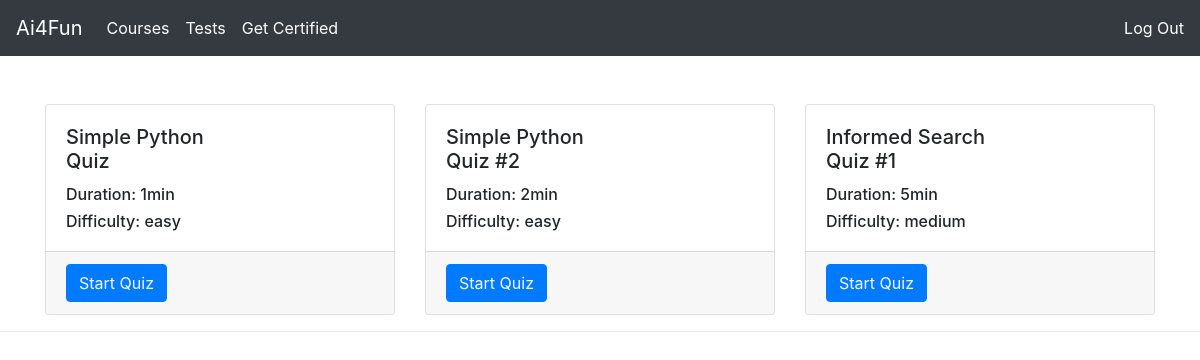
Page /tests on the earlier database version.
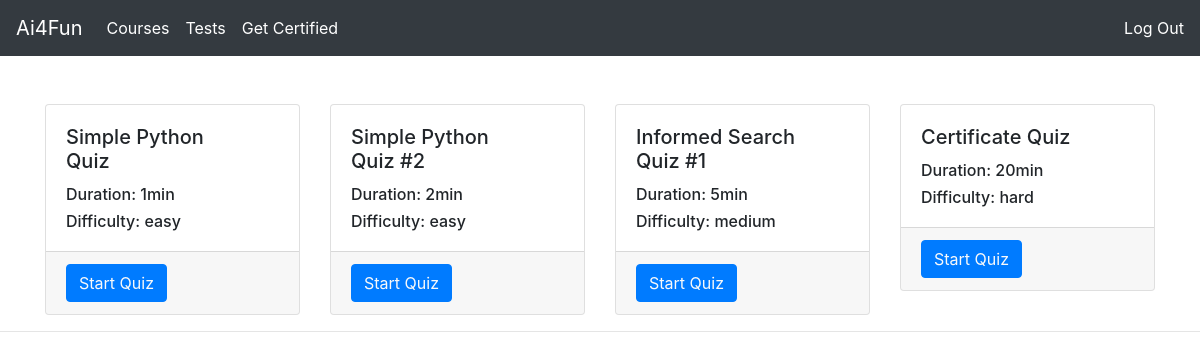
Same page on the later database version.
### quiz_module/models.py (models this page shows, shortened)
class Quiz(models.Model):
    name = models.CharField(max_length=120)
    topic = models.CharField(max_length=120)
    number_of_questions = models.IntegerField()
    time = models.IntegerField(help_text="duration of the quiz in minutes")
    required_score_to_pass = models.IntegerField(help_text="score in %")
    difficulty = models.CharField(max_length=6, choices=DIFF_CHOICES)
    class Meta:
        verbose_name_plural = 'Quizes'

### quiz_module/views.py (the view)
# urls.py: path('tests', tests_view, name='tests_view'),
def tests_view(request):
    queryset = Quiz.objects.all()
    context = {"quizes": queryset}
    return render(request, 'appPages/tests.html', context=context)

### templates/appPages/tests.html (shortened to what this page needs)
<!DOCTYPE html>
<html lang="en">
<head>
     <link rel="stylesheet" href="https://cdn.jsdelivr.net/npm/bootstrap@4.3.1/dist/css/bootstrap.min.css">
</head>
<body>
  <nav class="navbar navbar-expand-lg navbar-light bg-dark text-white">
        <a class="navbar-brand text-white" href="home">Ai4Fun</a>
  <div class="collapse navbar-collapse bg text-white" id="navbarSupportedContent">
    <ul class="navbar-nav mr-auto">
      <li class="nav-item active">
        <a class="nav-link text-white" href="/courses">Courses<span class="sr-only">(current)</span></a>
      </li>
      <li class="nav-item">
        <a class="nav-link text-white" href="/tests">Tests</a>
      </li>
        <li class="nav-item active">
        <a class="nav-link text-white" href="/certificate_test">Get Certified<span class="sr-only">(current)</span></a>
      </li>
    </ul>
         <ul class="nav navbar-nav navbar-right">
      <li><a href="/signout" class="text-white"> Log Out</a></li>
    </ul>
  </div>
</nav>
<br>
  <div class="container pt-4">
      <div class="row">
          {% for quiz in quizes %}
          <div class="col">
              <div class="card">
                    <div class="card-body" style="width: 200px;">
                        <h5 class="card-title">{{ quiz.name }}</h5>
                        <h6 class="card-text">Duration: {{ quiz.time }}min</h6>
                        <h6 class="card-text">Difficulty: {{ quiz.difficulty }}</h6>
                     </div>
                  <div class="card-footer">
                      <button class="btn btn-primary" id="start-button">
                          <a class="text-light" href="tests/{{ quiz.pk }}/">Start Quiz</a></button>
                  </div>
         </div>
      </div>
        {% endfor %}
      </div>
  </div>
 <hr>
</body>
</html>

Differences in the rows shown:
added Quiz: name "Certificate Quiz", time "20", difficulty "hard"
